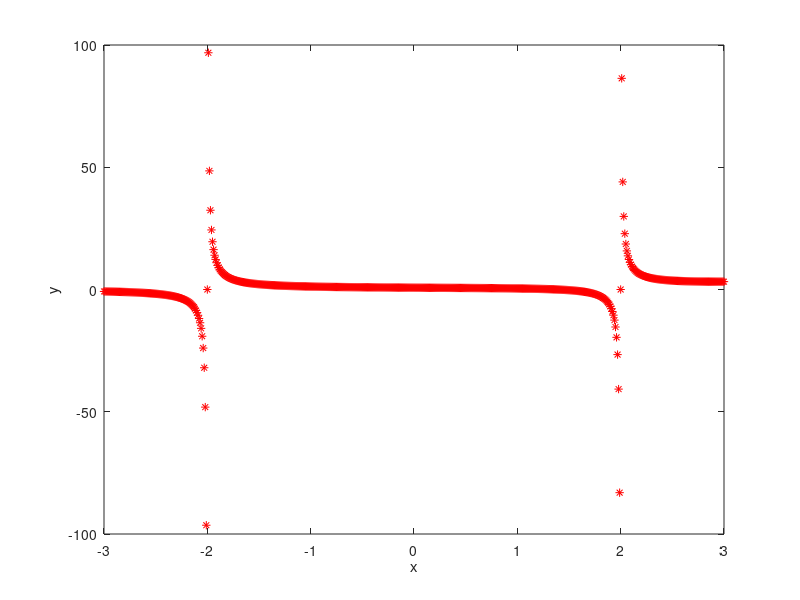

Recreate this plot in MATLAB.
clear
% program na tablicowanie funkcji

x=-3:0.01:3;

n=length(x);
y=zeros(1,n);

for i=1:n
  if (x(i) != 2) & (x(i) != -2)
    
  y(i)=(exp(x(i))-4)/(x(i)^2-4);
  
  end
end
plot(x,y,'r*')
xlabel('x')
ylabel('y')
